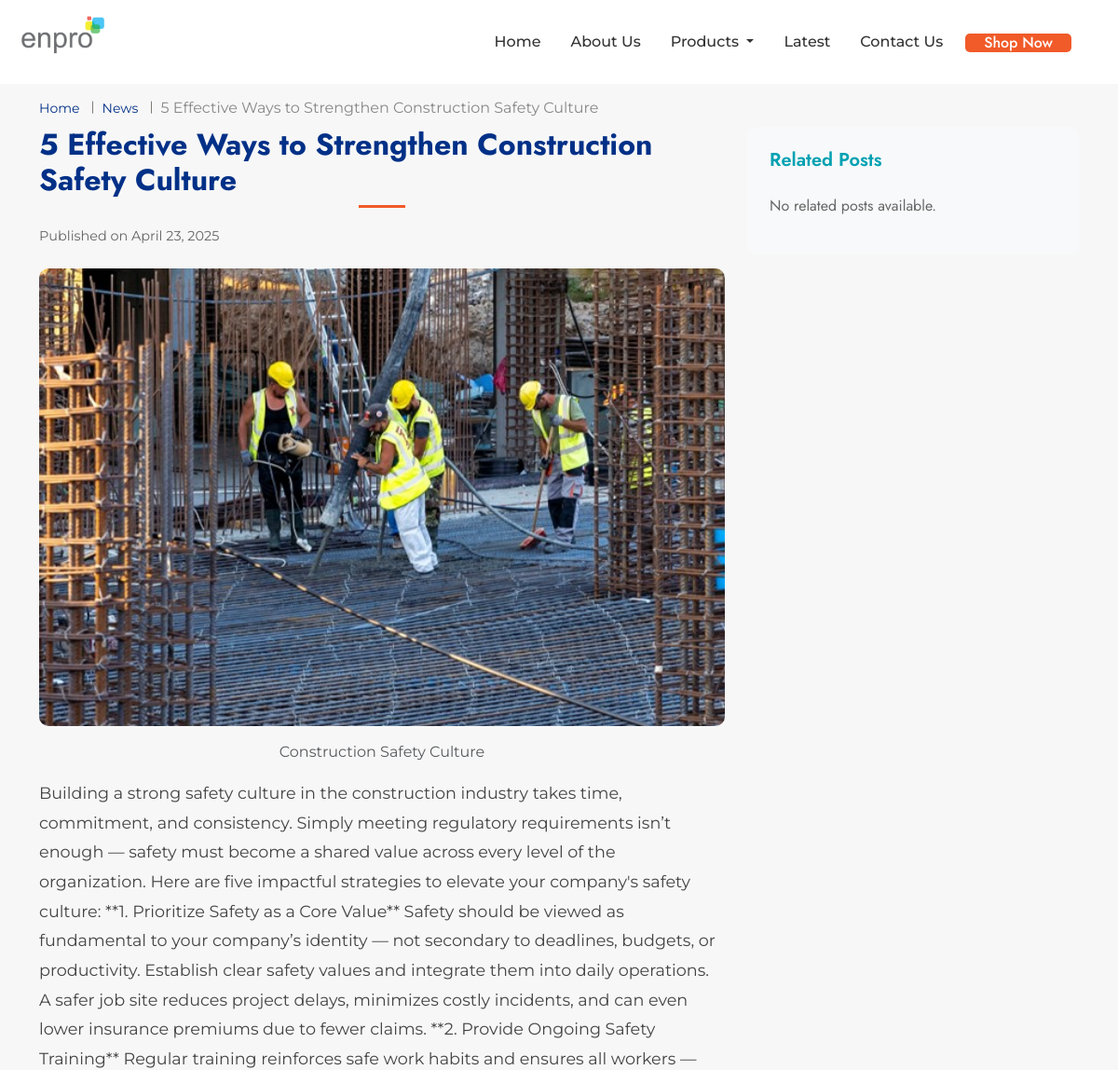
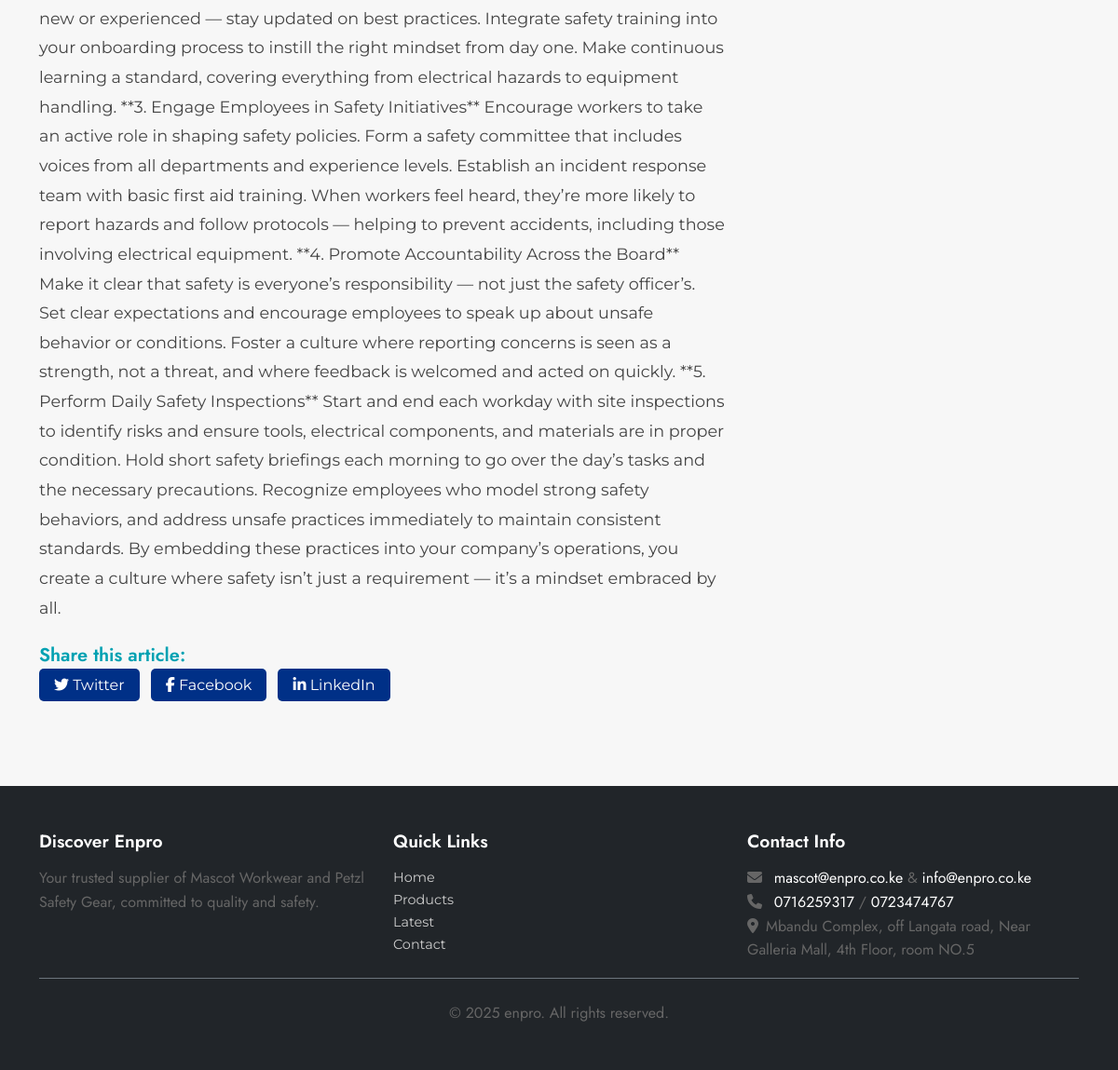
/blog/5-effective-ways-to-strengthen-construction-safety-culture, run on the app's committed database (2 pictures, top to bottom).
### app/models.py (models this page shows, shortened)
class BlogPost(db.Model):
    id = db.Column(db.Integer, primary_key=True)
    title = db.Column(db.String(200), nullable=False)
    slug = db.Column(db.String(200), unique=True, nullable=False)  # SEO-friendly URL
    content = db.Column(db.Text, nullable=False)
    user_id = db.Column(db.Integer, db.ForeignKey('user.id'), nullable=False)
    created_at = db.Column(db.DateTime, default=lambda: datetime.now(UTC))
    updated_at = db.Column(db.DateTime, default=lambda: datetime.now(UTC), onupdate=lambda: datetime.now(UTC))
    is_published = db.Column(db.Boolean, default=False)
    images = db.relationship('BlogImage', backref='post', lazy=True, cascade="all, delete-orphan")

class BlogImage(db.Model):
    id = db.Column(db.Integer, primary_key=True)
    image_url = db.Column(db.String(500), nullable=False)
    post_id = db.Column(db.Integer, db.ForeignKey('blog_post.id'), nullable=False)
    alt_text = db.Column(db.String(200))  # Optional description for accessibility

### app/routes.py (the view)
@main_bp.route('/blog/<slug>')
def blog_details(slug):
    post = BlogService.get_post_by_slug(slug)
    if not post or not post.is_published:
        abort(404)
    return render_template('blog-details.html', post=post)

### app/services.py (called while the page is built)
    @staticmethod
    def get_post_by_slug(slug):
        return BlogPost.query.filter_by(slug=slug).first()  # Returns None if not found, handled in routes

### app/templates/blog-details.html (shortened to what this page needs)
{% extends "base.html" %}
{% block content %}
<section class="blog-details py-5">
    <div class="container">
        <nav aria-label="breadcrumb" class="wow fadeInUp">
            <ol class="breadcrumb">
                <li class="breadcrumb-item"><a href="{{ url_for('main.index') }}">Home</a></li>
                <li class="breadcrumb-item"><a href="{{ url_for('main.blog') }}">News</a></li>
                <li class="breadcrumb-item active" aria-current="page">{{ post.title }}</li>
            </ol>
        </nav>
        <div class="row">
            <div class="col-lg-8">
                <h1 class="section-title wow fadeInUp">{{ post.title }}</h1>
                <div class="meta-info wow fadeInUp" data-wow-delay="0.2s">
                    <span>Published on {{ post.created_at.strftime('%B %d, %Y') }}</span>
                </div>
                {% for image in post.images %}
                    <figure class="wow fadeInUp" data-wow-delay="0.4s">
                        <img src="{{ url_for('static', filename='img/blog/' + image.image_url) }}"
                             alt="{{ image.alt_text or post.title }}" class="blog-img">
                        {% if image.alt_text %}
                            <figcaption class="text-muted text-center">{{ image.alt_text }}</figcaption>
                        {% endif %}
                    </figure>
                {% endfor %}
                <div class="blog-content wow fadeInUp" data-wow-delay="0.6s">
                    {{ post.content | safe }}
                </div>
                <div class="social-share mt-4 wow fadeInUp" data-wow-delay="0.8s">
                    <h5>Share this article:</h5>
                    <a href="https://twitter.com/intent/tweet?url={{ url_for('main.blog_details', slug=post.slug, _external=True) }}&text={{ post.title }}" target="_blank"><i class="fab fa-twitter"></i> Twitter</a>
                    <a href="https://www.facebook.com/sharer/sharer.php?u={{ url_for('main.blog_details', slug=post.slug, _external=True) }}" target="_blank"><i class="fab fa-facebook-f"></i> Facebook</a>
                    <a href="https://www.linkedin.com/shareArticle?url={{ url_for('main.blog_details', slug=post.slug, _external=True) }}&title={{ post.title }}" target="_blank"><i class="fab fa-linkedin-in"></i> LinkedIn</a>
                </div>
            </div>
            <div class="col-lg-4">
                <div class="sidebar wow fadeInUp" data-wow-delay="0.2s">
                    <h5 class="mb-4">Related Posts</h5>
                    {% for related_post in related_posts|default([]) %}
                        <div class="card mb-3">
                            <img src="{% if related_post.images %}{{ url_for('static', filename='img/blog/' + related_post.images[0].image_url) }}{% else %}{{ url_for('static', filename='img/icon/placeholder.png') }}{% endif %}"
                                 class="related-img" alt="{{ related_post.title }}">
                            <div class="card-body">
                                <h6 class="card-title"><a href="{{ url_for('main.blog_details', slug=related_post.slug) }}">{{ related_post.title }}</a></h6>
                                <a href="{{ url_for('main.blog_details', slug=related_post.slug) }}" class="btn btn-primary btn-sm">Read More</a>
                            </div>
                        </div>
                    {% else %}
                        <p>No related posts available.</p>
                    {% endfor %}
                </div>
            </div>
        </div>
    </div>
</section>
{% endblock %}

### app/templates/blog-details.html (style rules this page uses)
body { font-family: 'Roboto', sans-serif; color: #333; }
.blog-details { padding-top: 70px; }
.section-title { font-size: 2.5rem; font-weight: 700; color: #003087; margin-bottom: 1rem; }
.blog-img { max-width: 800px; width: 100%; height: auto; border-radius: 10px; margin-bottom: 1rem; }
.blog-content { font-size: 1.1rem; line-height: 1.8; color: #444; }
.meta-info { font-size: 0.9rem; color: #666; margin-bottom: 1.5rem; }
.social-share a { color: #fff; background-color: #003087; padding: 0.5rem 1rem; border-radius: 5px; margin-right: 0.5rem; text-decoration: none; transition: background-color 0.3s ease; }
.sidebar { background-color: #f8f9fa; padding: 1.5rem; border-radius: 10px; }
.breadcrumb { background-color: transparent; padding: 0.5rem 0; }
.breadcrumb-item a { color: #003087; text-decoration: none; }

### app/templates/base.html (style rules this page uses)
body { font-family: 'Montserrat', sans-serif; color: #333333; background-color: #F7F7F7; }
h1, h2, h3, h4, h5, h6 { font-weight: 600; color: #00A1B2; }
p { font-size: 1rem; line-height: 1.6; color: #666666; }
.section-title { font-size: 2rem; margin-bottom: 30px; position: relative; }
.section-title::after { content: ''; width: 50px; height: 3px; background-color: #F15A29; position: absolute; bottom: -10px; left: 50%; transform: translateX(-50%); }

### data on the page
BlogPost: title "5 Effective Ways to Strengthen Construction Safety Culture", created_at "April 23, 2025", content "Building a strong safety culture in the construction industry takes time, commitment, and consistency. Simply meeting regulatory requirements isn’t enough — safety must become a shared value across every level of the organization. Here are five impactful strategies to elevate your company's safety culture: **1. Prioritize Safety as a Core Value** Safety should be viewed as fundamental to your company’s identity — not secondary to deadlines, budgets, or productivity. Establish clear safety values and integrate them into daily operations. A safer job site reduces project delays, minimizes costly incidents, and can even lower insurance premiums due to fewer claims. **2. Provide Ongoing Safety…"
BlogImage: image_url (picture), alt_text "Construction Safety Culture"

### other printed values
{{ 'now' | datetimeformat('%Y') }} "2025"
